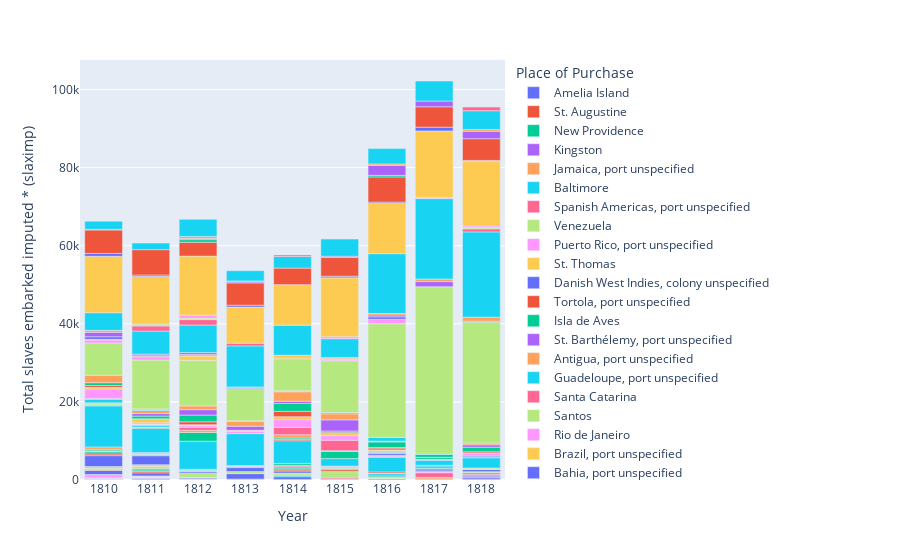

The notebook cell saved with this chart:
### Code cell
fig = px.bar(df2, x="Year",
             y=emb.value, color="Place of Purchase"
             )
fig.update_xaxes(dtick=1)
fig.show()
